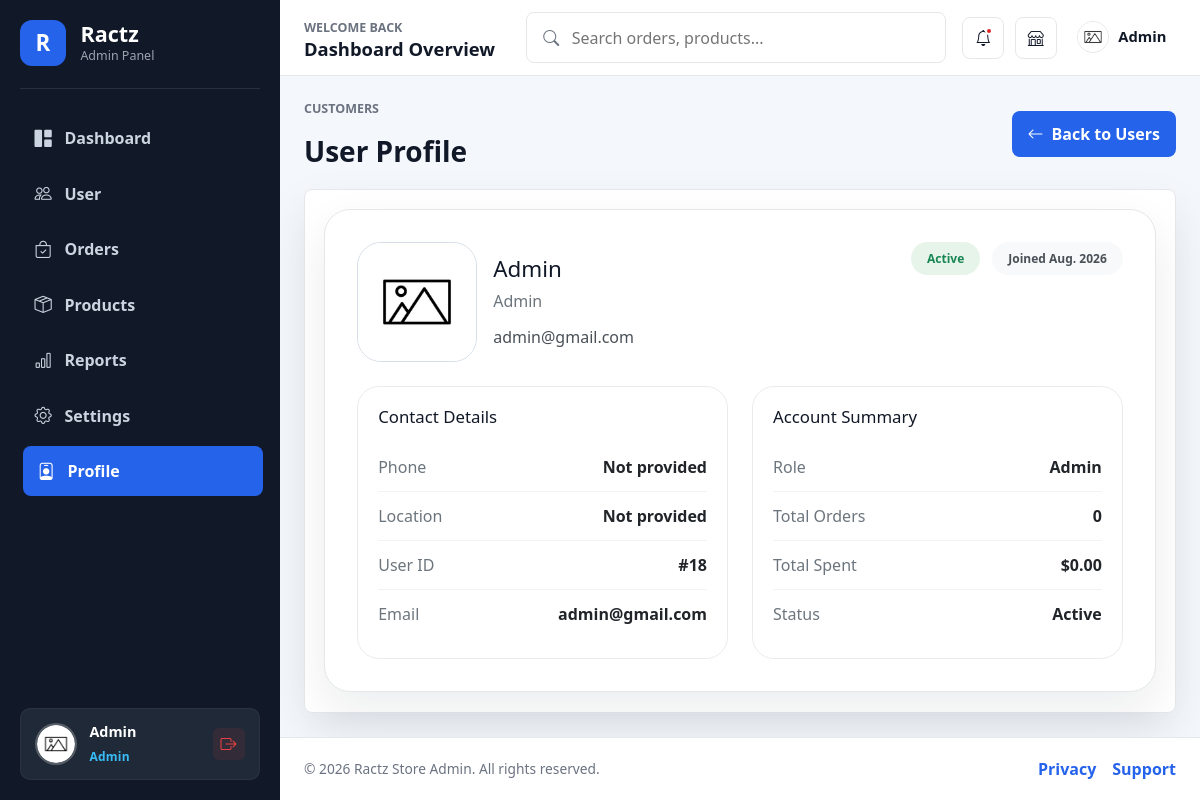
Page /admin/user/profile/18 (signed in) on the committed database.
### models/user.py (models this page shows)
class User(db.Model):
    id = db.Column(db.Integer, primary_key=True)
    profile = db.Column(db.String(255), nullable=False, default='/static/images/default.png')
    username = db.Column(db.String(80), nullable=False)
    password = db.Column(db.String(255), nullable=False)
    email = db.Column(db.String(120), nullable=False, unique=True)
    role = db.Column(db.String(80), nullable=False)
    status = db.Column(db.String(80), nullable=False, default='Active')
    joined_date = db.Column(db.String(80), nullable=True, default=lambda: datetime.now().strftime('%b. %Y'))

### admin/user.py (the view)
@admin_bp.get('/user/profile/<int:user_id>')
@login_required
def user_profile(user_id):
    module = 'user'
    sql = text("SELECT * FROM user WHERE id = :user_id")
    result = db.session.execute(sql, {"user_id": user_id}).fetchone()
    user_data = None
    if result:
        user_data = dict(result._mapping)  # convert to single dictionary
    else:
        return redirect(url_for('admin_bp.user'))
    return render_template('admin/user/profile.html', module=module, user=user_data)

### admin/auth.py (called while the page is built)
def login_required(view):
    @wraps(view)
    def wrapped(*args, **kwargs):
        if not session.get("is_login"):
            return redirect(url_for("admin_login", next=request.path))
        if str(session.get("role", "")).strip().lower() != "admin":
            session.clear()
            flash("Access denied. Administrator privileges required.", "danger")
            return redirect(url_for("admin_login"))
        return view(*args, **kwargs)
    return wrapped

### helpers.py (called while the page is built)
def register_url_fallbacks(app):
    from flask import url_for
    def url_fallback(error, endpoint, values):
        if '.' in endpoint:
            raise error
        for bp_name in ['front_bp', 'admin_bp', 'api_bp']:
            full_endpoint = f"{bp_name}.{endpoint}"
            if full_endpoint in app.view_functions:
                return url_for(full_endpoint, **values)
        raise error
    app.url_build_error_handlers.append(url_fallback)

### templates/admin/user/profile.html
{% extends 'admin/master.html' %} {% block styles %}
<link
  rel="stylesheet"
  href="{{ url_for('static', filename='user css/profile.css') }}"
/>
{% endblock %} {% block content %}
<main class="admin-content">
  <section class="page-heading">
    <div>
      <p>Customers</p>
      <h3>User Profile</h3>
    </div>
    <a href="{{ url_for('user') }}" class="export-btn back-btn">
      <i class="bi bi-arrow-left"></i>
      Back to Users
    </a>
  </section>
  <section class="panel profile-panel">
    <div class="profile-card">
      <div class="profile-main">
        <div class="profile-avatar-card">
          <img
            src="{{ url_for('user_photo', user_id=user.id, photo_type='org') }}"
            alt="{{ user.username or user.name }}"
            onerror="this.onerror=null;this.src='{{ url_for('static', filename='images/default.png') }}'"
            class="profile-avatar"
          />
          <div class="profile-header">
            <h4>{{ user.username or user.name }}</h4>
            <span>{{ user.role }}</span>
            <p>{{ user.email }}</p>
          </div>
        </div>
        <div class="profile-badges">
          <span class="badge status-badge">{{ user.status or 'Active' }}</span>
          {% if user.joined or user.joined_date %}
          <span class="badge joined-badge">Joined {{ user.joined or user.joined_date }}</span>
          {% endif %}
        </div>
      </div>
      <div class="profile-grid">
        <div class="profile-details-box">
          <h5>Contact Details</h5>
          <div class="detail-row">
            <span>Phone</span>
            <strong>{{ user.phone or 'Not provided' }}</strong>
          </div>
          <div class="detail-row">
            <span>Location</span>
            <strong>{{ user.location or 'Not provided' }}</strong>
          </div>
          <div class="detail-row">
            <span>User ID</span>
            <strong>#{{ user.id }}</strong>
          </div>
          <div class="detail-row">
            <span>Email</span>
            <strong>{{ user.email }}</strong>
          </div>
        </div>
        <div class="activity-box">
          <h5>Account Summary</h5>
          <div class="summary-row">
            <span>Role</span>
            <strong>{{ user.role or 'Admin' }}</strong>
          </div>
          <div class="summary-row">
            <span>Total Orders</span>
            <strong>{{ user.total_orders or 0 }}</strong>
          </div>
          <div class="summary-row">
            <span>Total Spent</span>
            <strong>{{ user.total_spent or '$0.00' }}</strong>
          </div>
          {% if user.last_order and user.last_order.id %}
          <div class="summary-row">
            <span>Last Order</span>
            <strong>{{ user.last_order.id }}</strong>
          </div>
          <div class="summary-row">
            <span>Last Order Date</span>
            <strong>{{ user.last_order.date }}</strong>
          </div>
          <div class="summary-row">
            <span>Last Status</span>
            <strong>{{ user.last_order.status }}</strong>
          </div>
          {% else %}
          <div class="summary-row">
            <span>Status</span>
            <strong>{{ user.status or 'Active' }}</strong>
          </div>
          {% endif %}
        </div>
      </div>
    </div>
  </section>
</main>
{% endblock %}

### static/admin css/admincss.css (style rules this page uses)
:root { --admin-bg: #f4f7fb; --sidebar-bg: #111827; --sidebar-soft: #1f2937; --surface: #ffffff; --text: #111827; --muted: #6b7280; --border: #e5e7eb; --primary: #2563eb; --primary-soft: #eff6ff; --success: #16a34a; --success-soft: #dcfce7; --warning: #d97706; --warning-soft: #fef3c7; --danger: #dc2626; --shadow: 0 18px 45px rgba(15, 23, 42, 0.08); }
* { box-sizing: border-box; }
body { min-height: 100vh; margin: 0; background: var(--admin-bg); color: var(--text); font-family: "Segoe UI", Arial, sans-serif; }
a { text-decoration: none; }
.navbar-title span, .page-heading p, .panel-header span, .stat-card span { color: var(--muted); font-size: 0.78rem; font-weight: 700; text-transform: uppercase; }
.navbar-title h2, .page-heading h3, .panel-header h4 { margin: 0; font-weight: 800; }
.admin-content { flex: 1; padding: 1.5rem; min-width: 0; }
.page-heading { display: flex; align-items: center; justify-content: space-between; gap: 1rem; margin-bottom: 1.3rem; }
.export-btn { display: inline-flex; align-items: center; justify-content: center; gap: 0.5rem; min-height: 42px; padding: 0.7rem 1rem; border-radius: 8px; background: var(--primary); color: #ffffff; font-weight: 800; }
.stat-card, .panel { border: 1px solid var(--border); border-radius: 8px; background: var(--surface); box-shadow: var(--shadow); }
.panel { padding: 1.2rem; }

### static/user css/profile.css (style rules this page uses)
.profile-panel { max-width: 1060px; margin: 0 auto; }
.profile-card { display: grid; gap: 1.5rem; padding: 2rem; border-radius: 26px; border: 1px solid var(--border); background: var(--surface); box-shadow: var(--shadow); }
.profile-main { display: flex; justify-content: space-between; align-items: flex-start; gap: 1rem; flex-wrap: wrap; }
.profile-avatar-card { display: flex; gap: 1rem; align-items: center; }
.profile-avatar-card .profile-avatar { width: 120px; height: 120px; border-radius: 24px; object-fit: cover; border: 1px solid #d7dee8; }
.profile-header h4 { margin: 0; font-size: 1.4rem; }
.profile-header span { display: inline-flex; margin-top: 0.35rem; color: #6c757d; }
.profile-header p { margin: 0.75rem 0 0; color: #495057; }
.profile-badges { display: flex; gap: 0.75rem; flex-wrap: wrap; align-items: center; }
.badge { display: inline-flex; padding: 0.65rem 1rem; border-radius: 999px; background: #e7f1ff; color: #0d6efd; font-weight: 700; }
.status-badge { background: #e6f4ea; color: #198754; }
.joined-badge { background: #f8f9fa; color: #495057; }
.profile-grid { display: grid; gap: 1.5rem; grid-template-columns: repeat(2, minmax(0, 1fr)); }
.profile-details-box, .activity-box { padding: 1.25rem; border: 1px solid #e9ecef; border-radius: 22px; background: #ffffff; }
.profile-details-box h5, .activity-box h5 { margin: 0 0 1rem; font-size: 1.05rem; }
.detail-row, .summary-row { display: flex; justify-content: space-between; gap: 1rem; padding: 0.75rem 0; border-bottom: 1px solid #f1f3f5; }
.detail-row:last-child, .summary-row:last-child { border-bottom: none; }
.detail-row span, .summary-row span { color: #6c757d; }
.detail-row strong, .summary-row strong { color: #212529; }

### rows in the picture
User: username "Admin", role "Admin", email "admin@gmail.com", status "Active", joined_date "Aug. 2026", id "18"

### other values in the picture
{{ session.get('username', 'Admin User') }} "Admin"
{{ session.get('role', 'Admin') }} "Admin"
{{ session.get('username', 'admin') }} "Admin"
{{ user.phone or 'Not provided' }} "Not provided"
{{ user.location or 'Not provided' }} "Not provided"
{{ user.total_orders or 0 }} "0"
{{ user.total_spent or '$0.00' }} "$0.00"
